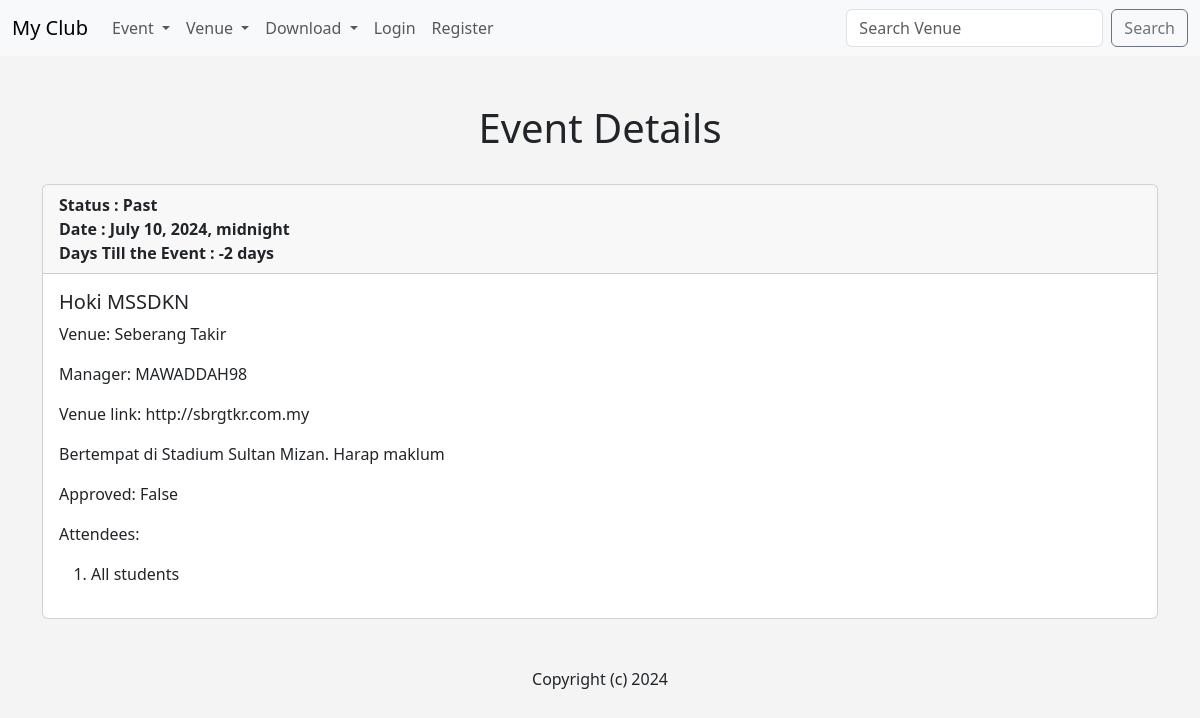
The app's page /show_event/10 with its own data.
### events/models.py (models this page shows)
class Event(models.Model):
    name = models.CharField('Event Name', max_length=120)
    event_date = models.DateTimeField('Event Date')
    venue = models.ForeignKey(Venue, blank=True, null=True, on_delete=models.CASCADE)
    manager = models.ForeignKey(User, blank=True, null=True, on_delete=models.SET_NULL)
    description = models.TextField(blank=True)
    attendies = models.ManyToManyField(MyClubUser, blank=True)
    approved = models.BooleanField('Approved', default=False)
    def __str__(self):
        return self.name
    @property
    def Days_till(self):
        today = date.today()
        days_till = self.event_date.date() - today
        days_till_stripped = str(days_till).split(",", 1)[0]
        return days_till_stripped
    @property
    def Is_Past(self):
        today = date.today()
        if self.event_date.date() < today:
            thing = "Past"
        elif self.event_date.date() == today:
            thing = "Ongoing"
        else:
            thing = "Future"
        return thing

class Venue(models.Model):
    name = models.CharField('Venue Name', max_length=120)
    address = models.CharField(max_length=300)
    zip_code = models.CharField('Zip Code', max_length=15)
    phone = models.CharField('Contact Phone', max_length=25, blank=True)
    web = models.URLField('Website Address', blank=True )
    email_address = models.EmailField('Email Address', blank=True)
    owner = models.IntegerField('Venue Owner',  blank=True, default= 1)
    venue_image = models.ImageField(null=True, blank=True, upload_to="images/")
    def __str__(self):
        return self.name

class MyClubUser(models.Model):
    first_name = models.CharField(max_length=30)
    last_name = models.CharField(max_length=30)
    email =  models.EmailField('User Email')
    def __str__(self):
        return self.first_name +  ' ' + self.last_name

### events/views.py (the view)
# urls.py: path('show_event/<event_id>', views.show_event, name="show_event"),
def show_event(request, event_id):
    event = Event.objects.get(pk=event_id)
    return render(request, 'events/show_event.html', {
        "event" : event,
    })

### events/templates/events/show_event.html (shortened to what this page needs)
{% extends 'events/base.html' %}
{% block content %}
<center>
    <h1>Event Details</h1>
    <br>
</center>
<div class="card">
    <div class="card-header">
    <strong>Status : {{ event.Is_Past }}</strong> <br>
    <strong>Date : {{ event.event_date }}</strong> <br>
    <strong>Days Till the Event : {{ event.Days_till }}</strong>
    </div>
    <div class="card-body">
      <h5 class="card-title">{{ event }}</h5>
      <p class="card-text">Venue: {{ event.venue }}</p>
      <p class="card-text">Manager: {{ event.manager }}</p>
      <p class="card-text">Venue link: {{ event.venue.web }}</p>
      <p class="card-text">{{ event.description }}</p>
      <p class="card-text">Approved: {{ event.approved }}</p>
      <p class="card-text">Attendees:
        <br>
        <ol>{% for user in event.attendies.all %}
        <li>{{ user }}</li>
        {% endfor %}</ol></p>
    </div>
  </div>
<br><br>
{% endblock%}

### events/templates/events/base.html (style rules this page uses)
body { background: #f4f4f4; }

### records on screen
Event: Is_Past "Past", event_date "July 10, 2024, midnight", Days_till "-2 days", name "Hoki MSSDKN", venue "Seberang Takir", manager "MAWADDAH98", venue.web "http://sbrgtkr.com.my", description "Bertempat di Stadium Sultan Mizan. Harap maklum", approved "False"
MyClubUser: first_name+last_name "All students"
